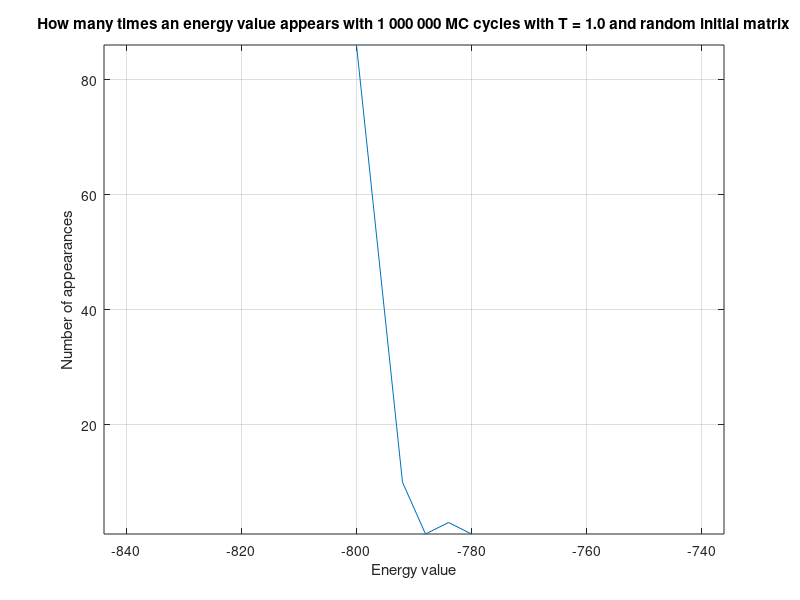
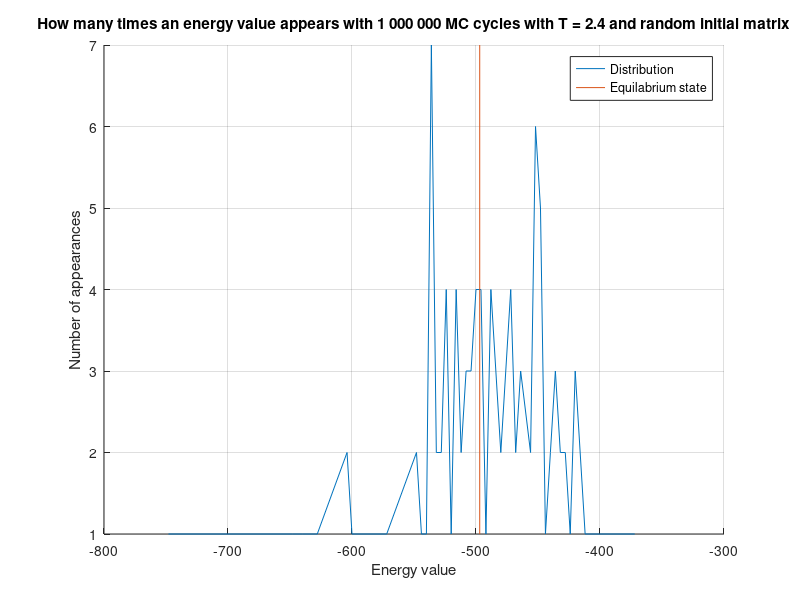

Source code (MATLAB) for these figures, in order:
addpath('C:\Users\sande\OneDrive\Dokumenter\GitHub\Assigment-4\code\build-project4-Desktop_Qt_5_9_2_MSVC2017_64bit-Debug') %Change to build path
E = load('energy1.000000.txt');
E2 = load('energy2.400000.txt');

edges = unique(E);
counts = histc(E(:), edges);

edgesT24 = unique(E2);
countsT24 = histc(E2(:), edgesT24);


%%
figure(1) %T = 1.0
plot(edges,counts)
grid on
axis equal
xlabel('Energy value')
ylabel('Number of appearances')
title('How many times an energy value appears with 1 000 000 MC cycles with T = 1.0 and random initial matrix')

figure(2) %T = 2.
hold on
plot(edgesT24,countsT24)
plot([-497 -497], ylim)
grid on
xlabel('Energy value')
ylabel('Number of appearances')
legend('Distribution', 'Equilabrium state')
title('How many times an energy value appears with 1 000 000 MC cycles with T = 2.4 and random initial matrix')

%%
variance = var(E2)
